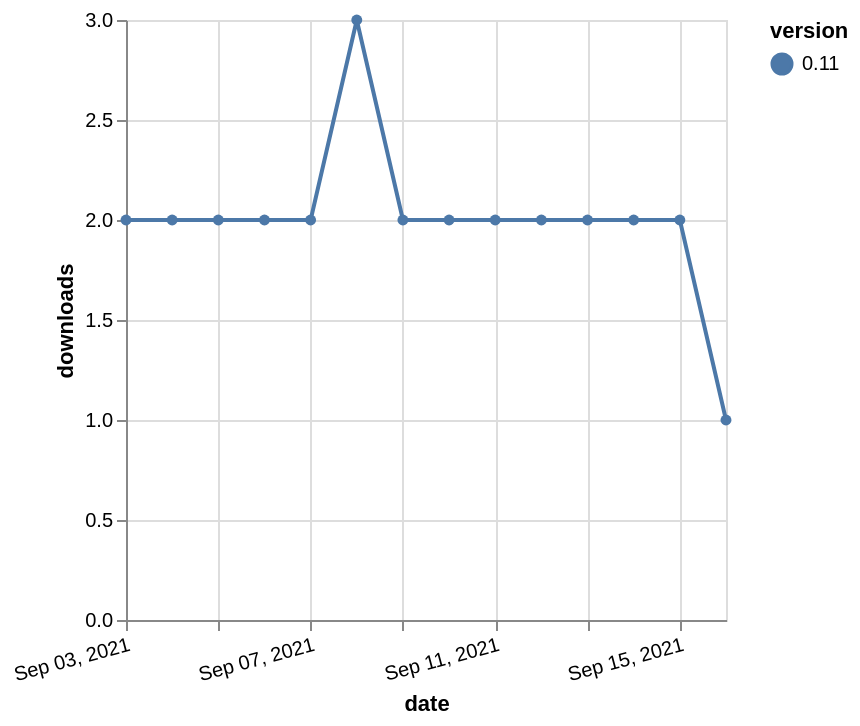

Write the Vega-Lite specification saved for this chart.
### Vega-Lite specification from a JSON file in a GitHub repository (floating-point values rounded to 4 significant figures)
{"$schema": "https://vega.github.io/schema/vega-lite/v5.json", "description": "A simple bar chart with embedded data.", "data": {"values": [{"date": "2021-09-03", "total": 2684, "delta": 2, "version": "0.11"}, {"date": "2021-09-04", "total": 2686, "delta": 2, "version": "0.11"}, {"date": "2021-09-05", "total": 2688, "delta": 2, "version": "0.11"}, {"date": "2021-09-06", "total": 2690, "delta": 2, "version": "0.11"}, {"date": "2021-09-07", "total": 2692, "delta": 2, "version": "0.11"}, {"date": "2021-09-08", "total": 2695, "delta": 3, "version": "0.11"}, {"date": "2021-09-09", "total": 2697, "delta": 2, "version": "0.11"}, {"date": "2021-09-10", "total": 2699, "delta": 2, "version": "0.11"}, {"date": "2021-09-11", "total": 2701, "delta": 2, "version": "0.11"}, {"date": "2021-09-12", "total": 2703, "delta": 2, "version": "0.11"}, {"date": "2021-09-13", "total": 2705, "delta": 2, "version": "0.11"}, {"date": "2021-09-14", "total": 2707, "delta": 2, "version": "0.11"}, {"date": "2021-09-15", "total": 2709, "delta": 2, "version": "0.11"}, {"date": "2021-09-16", "total": 2710, "delta": 1, "version": "0.11"}]}, "width": "container", "mark": {"type": "line", "point": {"filled": true}}, "encoding": {"x": {"field": "date", "type": "temporal", "timeUnit": "yearmonthdate", "title": "date", "axis": {"labelAngle": -15}}, "y": {"field": "delta", "type": "quantitative", "title": "downloads"}, "color": {"field": "version", "type": "nominal"}, "tooltip": {"field": "delta"}}}
